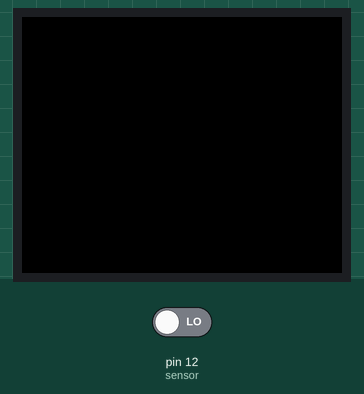
A sketch run on a simulated Arduino Uno, built with avr-gcc and run on an emulated ATmega328P. Shown: 160×128 colour display. Inputs (shaded band) come from the test bench; at power-on: pin 12 (sensor) LOW.

Above: at 1.2 s.
1.3 s: pin 12 (sensor) driven HIGH
At 2.5 s:
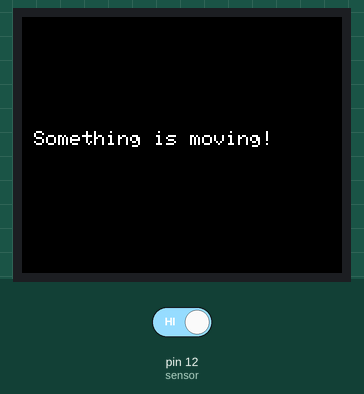
2.8 s: pin 12 (sensor) driven LOW
At 3.7 s:
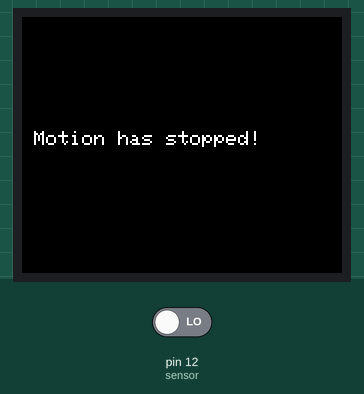
4.3 s: pin 12 (sensor) driven HIGH
At 4.9 s:
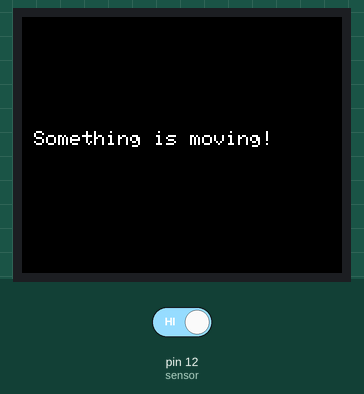
Timing chart, 0 to 7.3 s (numbered marks = the images above; inputs shaded):
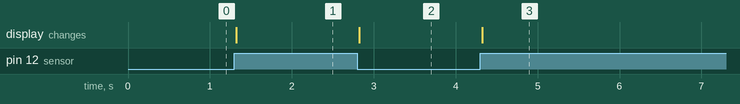

Measured:
- after the input at 1.3 s, the display: changes at once (image 1)
- after the input at 2.8 s, the display: changes at once (image 2)
- after the input at 4.3 s, the display: changes at once (image 3)

The sketch:

rcwl_w_display.ino
```cpp
/*
Using RCWL-0516 Microwave Radar Proximity sensor
to detect motion and output its state to a 1.8 inch TFT lcd screen.
*/

#include <TFT.h>
#include <SPI.h>

#define cs 10
#define dc 9
#define rst 8
TFT TFTscreen = TFT(cs, dc, rst);

const int sensor = 12;              // the pin that the sensor is attached to

int state = LOW;                    // by default, no motion detected
int val = 0;                        // variable to store the sensor status (value)

void setup() {
  pinMode(sensor, INPUT);           // initialize sensor as an input
  Serial.begin(9600);               // initialize serial

  TFTscreen.begin();
  TFTscreen.background(0, 0, 0);
  TFTscreen.setTextSize(1);
}

void loop() {
  TFTscreen.stroke(255, 255, 255);
  val = digitalRead(sensor);

  if (val == HIGH)
  {
    if (state == LOW)
    {
      TFTscreen.background(0, 0, 0);
      TFTscreen.text("Something is moving!", 6, 57);
      state = HIGH;                 // update variable state to HIGH
    }
  }
  else
  {
    if (state == HIGH)
    {
      TFTscreen.background(0, 0, 0);
      TFTscreen.text("Motion has stopped!", 6, 57);
      state = LOW;                  // update variable state to LOW
    }
  }

}
```
